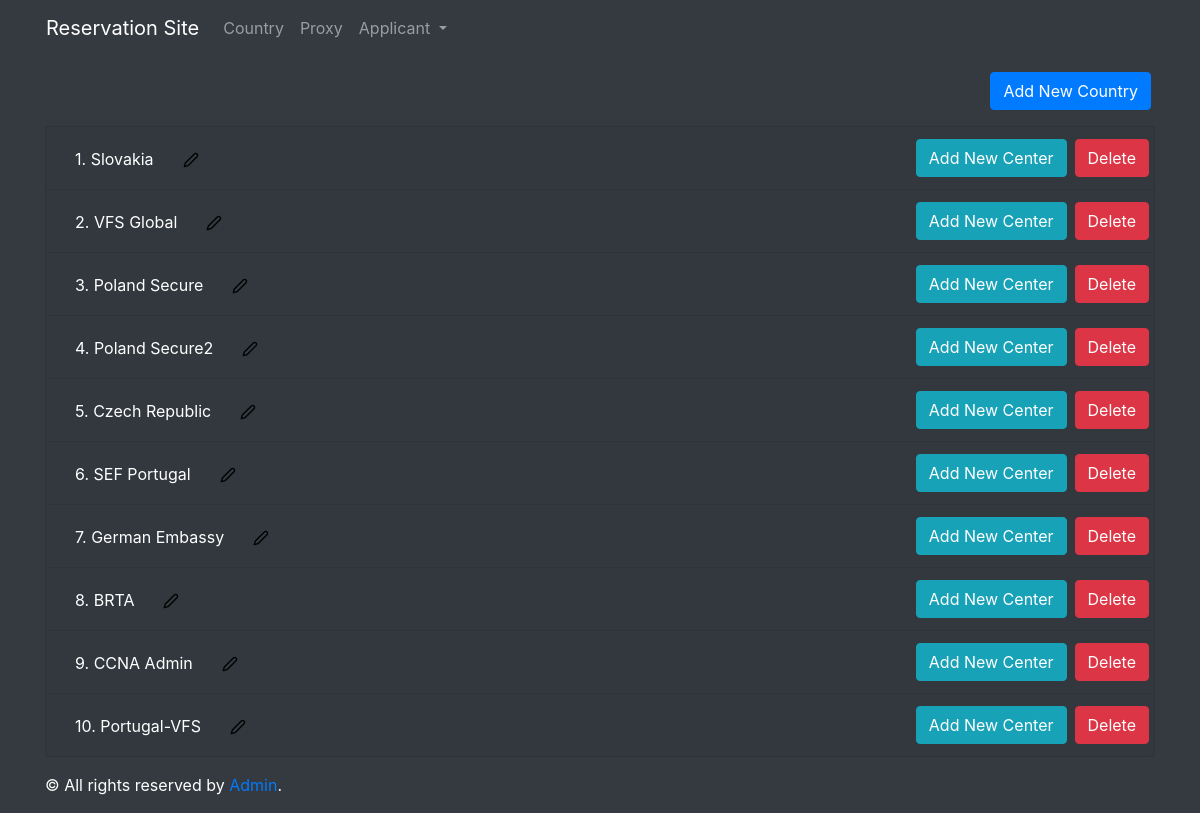
Page /country/list/ on the committed database.
### country/models.py (models this page shows, shortened)
class Country(models.Model):
    name = models.CharField(max_length=100, unique=True)
    url = models.CharField(max_length=200, unique=True)

### country/views.py (the view)
# urls.py: path('list/', views.country_list, name='country-list'),
def country_list(request):
    context = {
        'countries': Country.objects.all(),
        'centers': Center.objects.all()
    }
    return render(request, 'country/list.html', context)

### country/templates/country/list.html (shortened to what this page needs)
{% extends 'main.html' %}
{% block content %}
    <div class="row my-3 mr-1">
        <button type="button" class="btn btn-primary ml-auto" data-toggle="modal" data-target="#add-country-modal">
            Add New Country
        </button>
    </div>
    {% if countries %}
        <div class="accordion" id="country-accordion">
            {% load static %}
            {% for country in countries %}
                <div class="card bg-dark">
                    <div class="card-header" id="heading{{ forloop.counter }}">
                        <div class="row">
                            <div style="cursor: pointer; color: white;" class="mt-2 ml-4" data-toggle="collapse"
                                data-target="#collapse{{ forloop.counter }}" aria-expanded="false"
                                aria-controls="collapse{{ forloop.counter }}">
                                {{ forloop.counter }}. {{ country.name }}
                            </div>
                            <button type="button" class="btn bg-transparent ml-3" data-toggle="modal"
                                data-target="#edit-{{ country.id }}-modal">
                                <img src="{% static 'icons/edit-2.svg' %}">
                            </button>
                            <button type="button" class="btn btn-info ml-auto" data-toggle="modal"
                                data-target="#add-{{ country.id }}-center-modal">
                                Add New Center
                            </button>
                            <a class="btn btn-danger ml-2" href="{% url 'country-delete' country.id %}">Delete</a>
                        </div>
                    </div>
                </div>
            {% endfor %}
        </div>
    {% else %}
    <p style="color: white;">There is no country added yet.</p>
    {% endif %}
{% endblock content %}

### templates/main.html (shortened to what this page needs)
<!DOCTYPE html>
<html lang="en">
<head>
    {% load static %}
    <link rel="stylesheet" href="{% static 'css/bootstrap.min.css' %}">
</head>
<body class="bg-dark">
    {% include 'navbar.html' %}
    <main class="container" style="min-height: 83vh; color: white;">
    {% block content %}{% endblock content %}
    </main>
    {% include 'footer.html' %}
</body>
</html>

### templates/navbar.html (shortened to what this page needs)
<nav class="container navbar navbar-expand-lg navbar-dark bg-dark">
    <a class="navbar-brand" href="{% url 'index' %}">Reservation Site</a>
    <div class="collapse navbar-collapse" id="navbarSupportedContent">
        <ul class="navbar-nav mr-auto">
            <li class="nav-item">
                <a class="nav-link" href="{% url 'country-list' %}">Country</a>
            </li>
            <li class="nav-item">
                <a class="nav-link" href="{% url 'proxy-list' %}">Proxy</a>
            </li>
            <li class="nav-item">
                <div class="dropdown">
                    <span style="cursor: pointer;" class="nav-link dropdown-toggle" id="applicantDropdownMenu" data-toggle="dropdown" aria-haspopup="true" aria-expanded="false">
                        Applicant
                    </span>
                </div>
            </li>
        </ul>
    </div>
</nav>

### templates/footer.html
<footer class="container bg-dark footer pt-3">
    <p style="color: white;">&copy; All rights reserved by <a href="{% url 'index' %}">Admin</a>.</p>
</footer>

### rows in the picture
Country: name "Slovakia"
Country: name "VFS Global"
Country: name "Poland Secure"
Country: name "Poland Secure2"
Country: name "Czech Republic"
Country: name "SEF Portugal"
Country: name "German Embassy"
Country: name "BRTA"
Country: name "CCNA Admin"
Country: name "Portugal-VFS"
